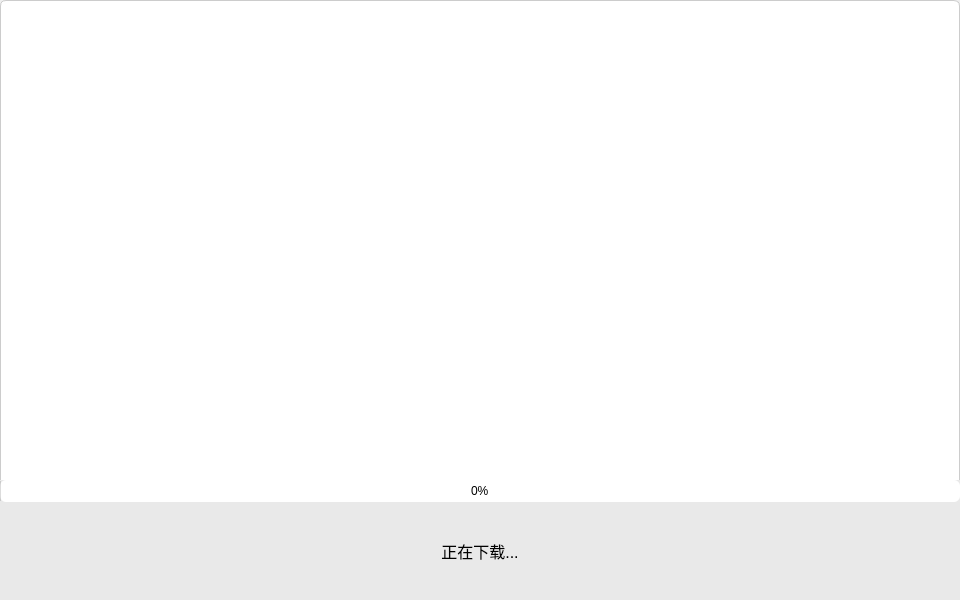
<?xml version="1.0" encoding="UTF-8"?>
<ui version="4.0">
 <class>downlodeWidget</class>
 <widget class="QWidget" name="downlodeWidget">
  <property name="geometry">
   <rect>
    <x>0</x>
    <y>0</y>
    <width>960</width>
    <height>600</height>
   </rect>
  </property>
  <property name="windowTitle">
   <string>Form</string>
  </property>
  <layout class="QVBoxLayout" name="verticalLayout_3">
   <property name="spacing">
    <number>0</number>
   </property>
   <property name="leftMargin">
    <number>0</number>
   </property>
   <property name="topMargin">
    <number>0</number>
   </property>
   <property name="rightMargin">
    <number>0</number>
   </property>
   <property name="bottomMargin">
    <number>0</number>
   </property>
   <item>
    <widget class="QWidget" name="widgetBack" native="true">
     <property name="styleSheet">
      <string notr="true">QWidget#widgetBack
{
border-radius:6px;
border:1px solid #cccccc;
background-color: rgb(255, 255, 255);
}</string>
     </property>
     <layout class="QVBoxLayout" name="verticalLayout_2" stretch="5,2">
      <property name="spacing">
       <number>0</number>
      </property>
      <property name="leftMargin">
       <number>0</number>
      </property>
      <property name="topMargin">
       <number>0</number>
      </property>
      <property name="rightMargin">
       <number>0</number>
      </property>
      <property name="bottomMargin">
       <number>0</number>
      </property>
      <item>
       <widget class="QWidget" name="widget" native="true">
        <property name="styleSheet">
         <string notr="true">border-image: url(:/images/high_bg.png);</string>
        </property>
        <layout class="QVBoxLayout" name="verticalLayout_4">
         <item>
          <layout class="QHBoxLayout" name="horizontalLayout_2">
           <item>
            <spacer name="horizontalSpacer">
             <property name="orientation">
              <enum>Qt::Horizontal</enum>
             </property>
             <property name="sizeHint" stdset="0">
              <size>
               <width>40</width>
               <height>20</height>
              </size>
             </property>
            </spacer>
           </item>
           <item>
            <widget class="QPushButton" name="pushButtonClose">
             <property name="minimumSize">
              <size>
               <width>30</width>
               <height>30</height>
              </size>
             </property>
             <property name="maximumSize">
              <size>
               <width>30</width>
               <height>30</height>
              </size>
             </property>
             <property name="styleSheet">
              <string notr="true">QPushButton
{
border-image: url(:/images/widget_clos_1.png);
background-repeat:no-repeat;
border:none;
}
QPushButton:hover
{
border-image:url(:/images/widget_clos_2.png);
}
QPushButton:pressed
{
border-image:url(:/images/widget_clos_2.png);
}</string>
             </property>
             <property name="text">
              <string/>
             </property>
            </widget>
           </item>
          </layout>
         </item>
         <item>
          <spacer name="verticalSpacer_3">
           <property name="orientation">
            <enum>Qt::Vertical</enum>
           </property>
           <property name="sizeHint" stdset="0">
            <size>
             <width>20</width>
             <height>294</height>
            </size>
           </property>
          </spacer>
         </item>
        </layout>
       </widget>
      </item>
      <item>
       <widget class="QWidget" name="widgetSlider" native="true">
        <property name="minimumSize">
         <size>
          <width>960</width>
          <height>120</height>
         </size>
        </property>
        <property name="maximumSize">
         <size>
          <width>640</width>
          <height>120</height>
         </size>
        </property>
        <property name="styleSheet">
         <string notr="true">background-color: rgb(233, 233, 233);</string>
        </property>
        <layout class="QHBoxLayout" name="horizontalLayout">
         <property name="spacing">
          <number>0</number>
         </property>
         <property name="leftMargin">
          <number>0</number>
         </property>
         <property name="topMargin">
          <number>0</number>
         </property>
         <property name="rightMargin">
          <number>0</number>
         </property>
         <property name="bottomMargin">
          <number>0</number>
         </property>
         <item>
          <layout class="QVBoxLayout" name="verticalLayout">
           <property name="spacing">
            <number>0</number>
           </property>
           <item>
            <widget class="QProgressBar" name="progressBar">
             <property name="font">
              <font>
               <pointsize>9</pointsize>
              </font>
             </property>
             <property name="styleSheet">
              <string notr="true">background-color: rgb(255, 255, 255);
color:rgb(151,328,98);
border-radius:6px;
text-align: center;</string>
             </property>
             <property name="value">
              <number>0</number>
             </property>
            </widget>
           </item>
           <item>
            <spacer name="verticalSpacer">
             <property name="orientation">
              <enum>Qt::Vertical</enum>
             </property>
             <property name="sizeHint" stdset="0">
              <size>
               <width>13</width>
               <height>13</height>
              </size>
             </property>
            </spacer>
           </item>
           <item>
            <widget class="QLabel" name="label">
             <property name="minimumSize">
              <size>
               <width>960</width>
               <height>30</height>
              </size>
             </property>
             <property name="maximumSize">
              <size>
               <width>638</width>
               <height>30</height>
              </size>
             </property>
             <property name="font">
              <font>
               <pointsize>12</pointsize>
              </font>
             </property>
             <property name="text">
              <string>正在下载...</string>
             </property>
             <property name="alignment">
              <set>Qt::AlignCenter</set>
             </property>
            </widget>
           </item>
           <item>
            <spacer name="verticalSpacer_2">
             <property name="orientation">
              <enum>Qt::Vertical</enum>
             </property>
             <property name="sizeHint" stdset="0">
              <size>
               <width>13</width>
               <height>13</height>
              </size>
             </property>
            </spacer>
           </item>
          </layout>
         </item>
        </layout>
       </widget>
      </item>
     </layout>
    </widget>
   </item>
  </layout>
 </widget>
 <resources/>
 <connections/>
</ui>
